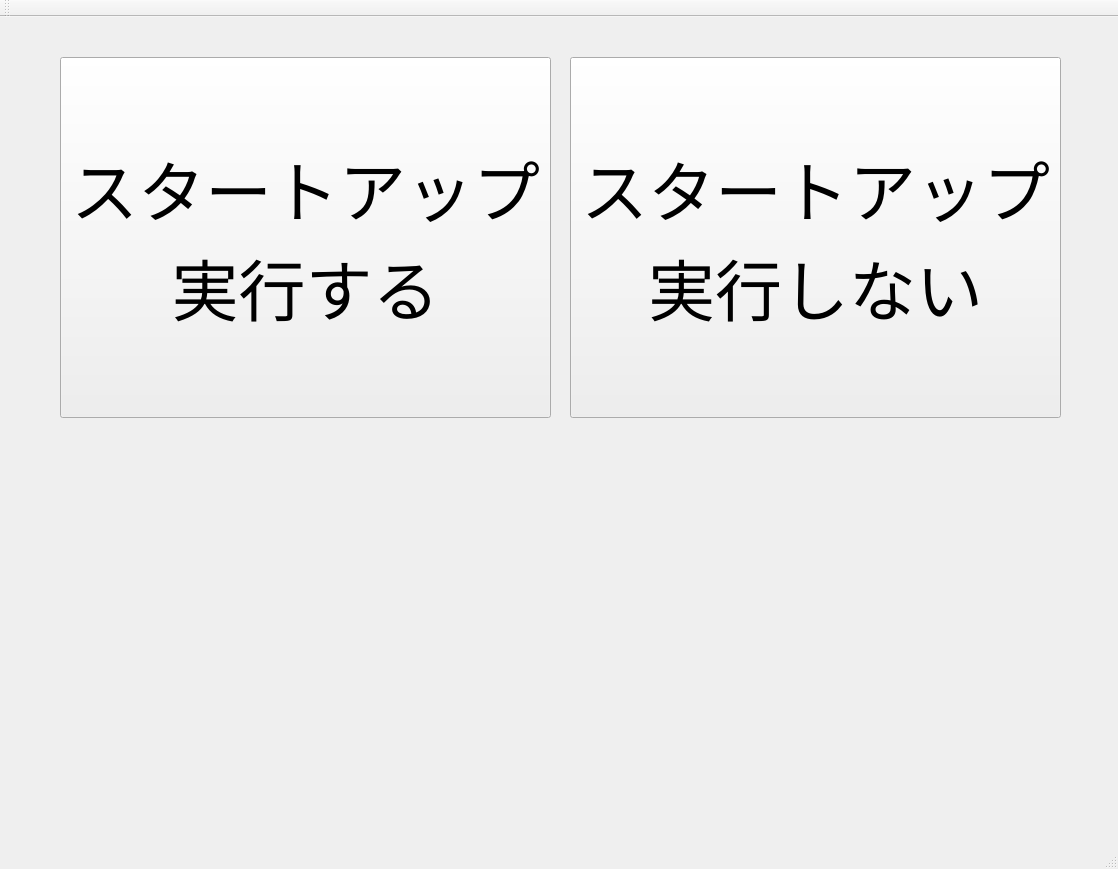
<?xml version="1.0" encoding="UTF-8"?>
<ui version="4.0">
 <class>MainWindow</class>
 <widget class="QMainWindow" name="MainWindow">
  <property name="geometry">
   <rect>
    <x>0</x>
    <y>0</y>
    <width>1118</width>
    <height>869</height>
   </rect>
  </property>
  <property name="windowTitle">
   <string>MainWindow</string>
  </property>
  <widget class="QWidget" name="centralWidget">
   <widget class="QPushButton" name="bt_use_startup">
    <property name="geometry">
     <rect>
      <x>60</x>
      <y>40</y>
      <width>491</width>
      <height>361</height>
     </rect>
    </property>
    <property name="font">
     <font>
      <pointsize>50</pointsize>
     </font>
    </property>
    <property name="text">
     <string>スタートアップ
実行する</string>
    </property>
   </widget>
   <widget class="QPushButton" name="bt_nouse_startup">
    <property name="geometry">
     <rect>
      <x>570</x>
      <y>40</y>
      <width>491</width>
      <height>361</height>
     </rect>
    </property>
    <property name="font">
     <font>
      <pointsize>50</pointsize>
     </font>
    </property>
    <property name="text">
     <string>スタートアップ
実行しない</string>
    </property>
   </widget>
  </widget>
  <widget class="QMenuBar" name="menuBar">
   <property name="geometry">
    <rect>
     <x>0</x>
     <y>0</y>
     <width>1118</width>
     <height>28</height>
    </rect>
   </property>
  </widget>
  <widget class="QToolBar" name="mainToolBar">
   <attribute name="toolBarArea">
    <enum>TopToolBarArea</enum>
   </attribute>
   <attribute name="toolBarBreak">
    <bool>false</bool>
   </attribute>
  </widget>
  <widget class="QStatusBar" name="statusBar"/>
 </widget>
 <layoutdefault spacing="6" margin="11"/>
 <resources/>
 <connections/>
</ui>
